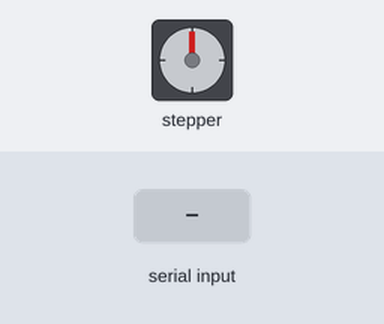
The sketch below on a simulated Arduino Uno, built with avr-gcc and run on an emulated ATmega328P. Shown: stepper motor. The inputs (shaded band) are chosen by the test bench. Stepper angles assume 1600 steps per turn; what the sketch prints to the serial monitor is not drawn.

Above: at 1.0 s.
1.1 s: "1" received over Serial
At 1.93 s:
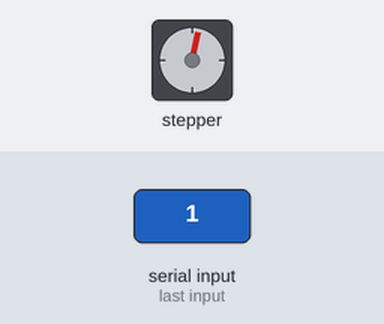
At 2.72 s:
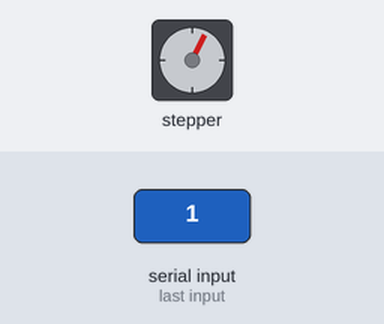
4.1 s: "0" received over Serial
At 4.3 s:
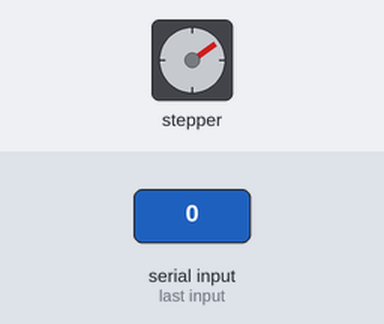
7.1 s: "2" received over Serial
At 7.28 s:
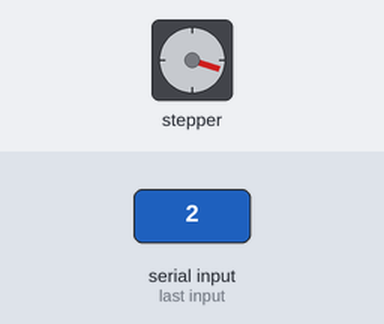
10.1 s: "1" received over Serial
13.1 s: "0" received over Serial
16.1 s: "2" received over Serial
Timing chart, 0 to 21.9 s (numbered marks = the images above; inputs shaded):
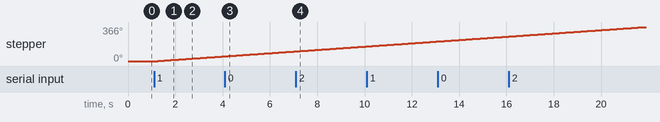

The sketch:

StepperMotor.ino
```cpp
#include <Arduino.h>
#include "DRV8825.h"

// Motor steps per revolution. Most steppers are 200 steps or 1.8 degrees/step
#define MOTOR_STEPS 200

// All the wires needed for full functionality
#define DIR 8
#define STEP 9
#define ENBL 13

// microstep control for DRV8825
// same pinout as A4988, different pin names, supports 32 microsteps
#define MODE0 10
#define MODE1 11
#define MODE2 12
DRV8825 stepper(MOTOR_STEPS, DIR, STEP, MODE0, MODE1, MODE2);


/*
* Microstepping mode: 1,2,4,8,16 or 32(DRV8834 only)
* Mode 1 is full speed.
* Mode 32 is 32 microsteps per step.
* The motor should rotate just as fast (set RPM),
* but movement precision is increased.
*/
//MicroStep speed devider
int msSpeed = 8;
int RPM = 3;

// incoming serial byte
int inByte = 0;

//current rotation state
int rState;

void setup() {
  //start serial with IDE
  Serial.begin(9600);

  while (!Serial) {
    ;// wait for serial port to connect. Needed for native USB port only
  }

  establishContact();  // send a byte to establish contact until receiver responds

  stepper.setRPM(RPM);

  rState = 0;
}

void loop() {

  stepper.setMicrostep(msSpeed);

  rState = rState + 1;


  //Tell IDE the Rotation State
  Serial.println(rState);
  //if Serial is available, read the bytes then send the Rotation State
  if (Serial.available() > 0) {
    // get incoming byte:
    inByte = Serial.read();
    Serial.write(rState);
  }

   stepper.move(1 * msSpeed);

}


void establishContact() {
  while (Serial.available() <= 0) {
    Serial.print('A');   // send a capital A
    delay(300);
  }
}
```

Measured:
- after the input at 1.1 s, stepper: keeps turning clockwise at about 18°/s, starting after 0.15 s
